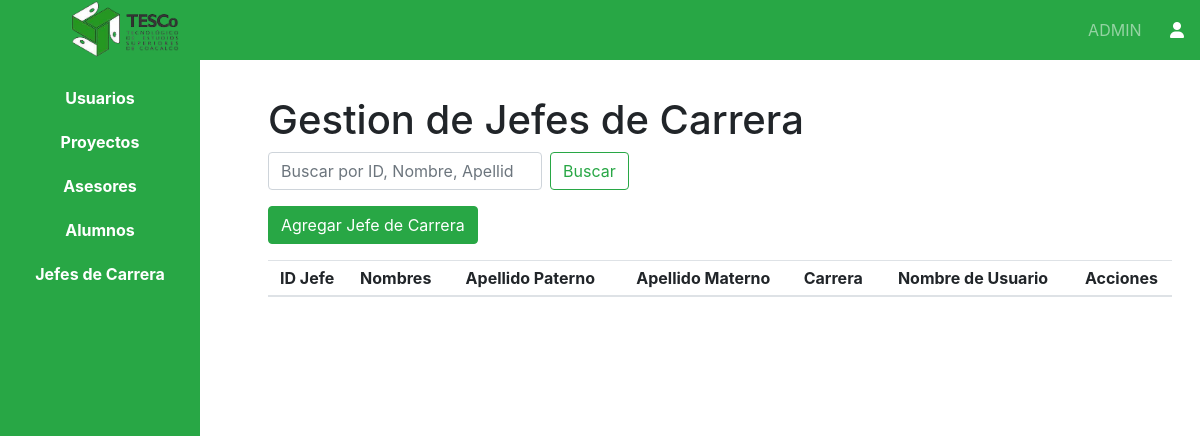
The app's page /views/admin/dashboardAdminJefes.php (signed in), older data.
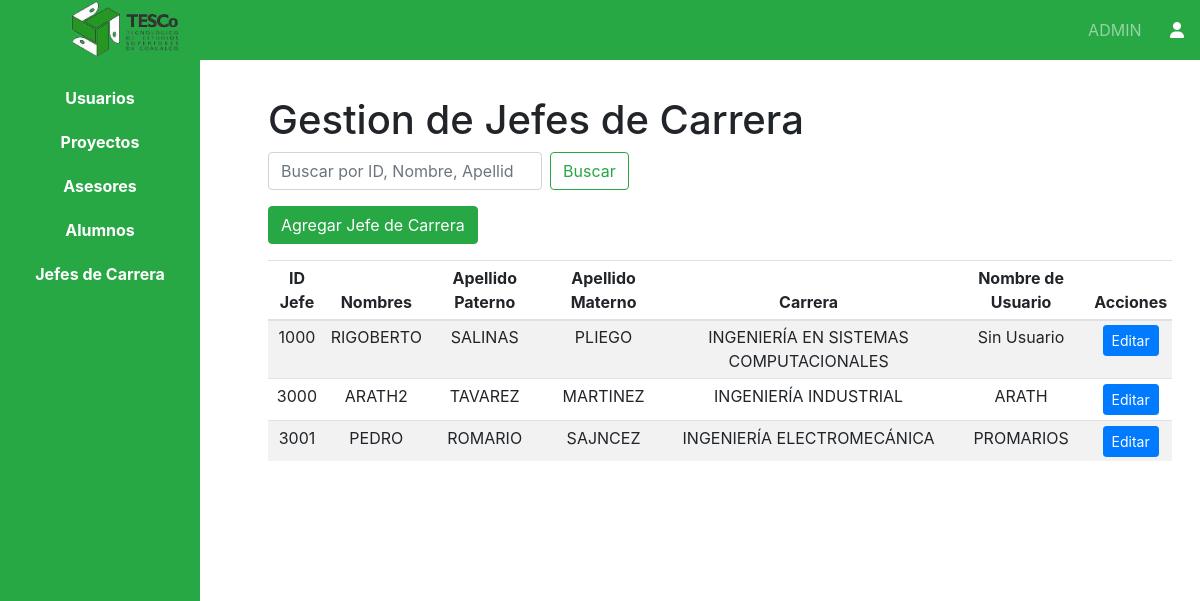
The same page, newer data.
### tables this page shows
CREATE TABLE IF NOT EXISTS `administrador` (
  `ID_Administrador` int NOT NULL AUTO_INCREMENT,
  `Nombres` varchar(100) NOT NULL,
  `Apellido_Paterno` varchar(100) NOT NULL,
  `Apellido_Materno` varchar(100) NOT NULL,
  `Carrera` int DEFAULT NULL,
  `Rol` int DEFAULT NULL,
  `ID_Usuario` int DEFAULT NULL,
  PRIMARY KEY (`ID_Administrador`),
  KEY `fk_administrador_carrera` (`Carrera`),
  KEY `fk_administrador_rol` (`Rol`),
  KEY `fk_administrador_usuario` (`ID_Usuario`)
);

CREATE TABLE IF NOT EXISTS `carrera` (
  `ID_Carrera` int NOT NULL AUTO_INCREMENT,
  `Nombre_Carrera` varchar(100) NOT NULL,
  PRIMARY KEY (`ID_Carrera`)
);

CREATE TABLE IF NOT EXISTS `usuario` (
  `ID_Usuario` int NOT NULL AUTO_INCREMENT,
  `Nombre_Usuario` varchar(50) NOT NULL,
  `Contraseña` varchar(255) NOT NULL,
  `Rol` int DEFAULT NULL,
  PRIMARY KEY (`ID_Usuario`),
  KEY `fk_usuario_rol` (`Rol`)
);

### Views/Admin/dashboardAdminJefes.php (the view, shortened to what this page needs)
<?php
include('../../includes/config.php');
?>
<!DOCTYPE html>
<html lang="es">
<head>
    <link rel="stylesheet" href="https://stackpath.bootstrapcdn.com/bootstrap/4.3.1/css/bootstrap.min.css">
    <link rel="stylesheet" href="https://cdnjs.cloudflare.com/ajax/libs/font-awesome/6.0.0-beta3/css/all.min.css">
    <link rel="stylesheet" href="<?php echo CSS_PATH; ?>docs.css">
</head>
<body>
    <?php require('../../includes/navbarAdmin.php'); ?>
    <div class="container-fluid page-dashboard bg-white">
        <div class="row">
            <div class="col-2 sidebar bg-success d-flex flex-column align-items-center p-3">
                <ul class="nav flex-column">
                    <li class="nav-item">
                        <a class="nav-link text-white text-center" href="dashboardAdmin.php">Usuarios</a>
                    </li>
                    <li class="nav-item">
                        <a class="nav-link text-white text-center" href="dashboardAdminProyectos.php">Proyectos</a>
                    </li>
                    <li class="nav-item">
                        <a class="nav-link text-white text-center" href="dashboardAdminAsesor.php">Asesores</a>
                    </li>
                    <li class="nav-item">
                        <a class="nav-link text-white text-center" href="dashboardAdminAlumnos.php">Alumnos</a>
                    </li>
                    <li class="nav-item">
                        <a class="nav-link text-white text-center" href="dashboardAdminJefes.php">Jefes de Carrera</a>
                    </li>
                </ul>
            </div>
            <div class="col-sm-10 content bg-white p-5 my-5 text-justify">
                <h1 id="anteproyecto">Gestion de Jefes de Carrera</h1>
                <form method="GET" class="form-inline mb-3">
                    <input class="form-control mr-sm-2" type="search" name="search" placeholder="Buscar por ID, Nombre, Apellidos, Carrera" aria-label="Buscar" value="<?php echo isset($_GET['search']) ? htmlspecialchars($_GET['search']) : ''; ?>">
                    <button class="btn btn-outline-success my-2 my-sm-0" type="submit">Buscar</button>
                </form>
                <button type="button" class="btn btn-success mb-3" data-toggle="modal" data-target="#addJefeModal">
                    Agregar Jefe de Carrera
                </button>
                <div class="table-responsive">
                    <table class="table table-striped table-sm text-center">
                        <thead>
                            <tr>
                                <th>ID Jefe</th>
                                <th>Nombres</th>
                                <th>Apellido Paterno</th>
                                <th>Apellido Materno</th>
                                <th>Carrera</th>
                                <th>Nombre de Usuario</th>
                                <th>Acciones</th>
                            </tr>
                        </thead>
                        <tbody>
                            <?php
                            $query = "
                                SELECT administrador.ID_Administrador, administrador.Nombres, administrador.Apellido_Paterno, administrador.Apellido_Materno,
                                       carrera.Nombre_Carrera, usuario.Nombre_Usuario
                                FROM administrador
                                LEFT JOIN carrera ON administrador.Carrera = carrera.ID_Carrera
                                LEFT JOIN usuario ON administrador.ID_Usuario = usuario.ID_Usuario
                                WHERE administrador.Rol = 5
                            ";
                            $query .= " ORDER BY administrador.ID_Administrador ASC";
                            $result = $connection->query($query);
                            while ($row = $result->fetch_assoc()) {
                                echo "<tr>";
                                echo "<td>" . htmlspecialchars($row['ID_Administrador'] ?? '') . "</td>";
                                echo "<td>" . htmlspecialchars($row['Nombres'] ?? '') . "</td>";
                                echo "<td>" . htmlspecialchars($row['Apellido_Paterno'] ?? '') . "</td>";
                                echo "<td>" . htmlspecialchars($row['Apellido_Materno'] ?? '') . "</td>";
                                echo "<td>" . htmlspecialchars($row['Nombre_Carrera'] ?? 'Sin Carrera') . "</td>";
                                echo "<td>" . htmlspecialchars($row['Nombre_Usuario'] ?? 'Sin Usuario') . "</td>";
                                echo "<td><button type='button' class='btn btn-primary btn-sm edit-btn' data-toggle='modal' data-target='#editJefeModal'>Editar</button></td>";
                                echo "</tr>";
                            }
                            ?>
                        </tbody>
                    </table>
                </div>
            </div>
        </div>
    </div>
</body>
</html>

Row changes from the older to the newer data that the page shows:
added administrador: ID_Administrador "1000", Nombres "RIGOBERTO", Apellido_Paterno "SALINAS", Apellido_Materno "PLIEGO", carrera.Nombre_Carrera "INGENIERÍA EN SISTEMAS COMPUTACIONALES", Nombre_Usuario "Sin Usuario"
added administrador: ID_Administrador "3000", Nombres "ARATH2", Apellido_Paterno "TAVAREZ", Apellido_Materno "MARTINEZ", carrera.Nombre_Carrera "INGENIERÍA INDUSTRIAL", ID_Usuario.Nombre_Usuario "ARATH"
added administrador: ID_Administrador "3001", Nombres "PEDRO", Apellido_Paterno "ROMARIO", Apellido_Materno "SAJNCEZ", carrera.Nombre_Carrera "INGENIERÍA ELECTROMECÁNICA", ID_Usuario.Nombre_Usuario "PROMARIOS"
